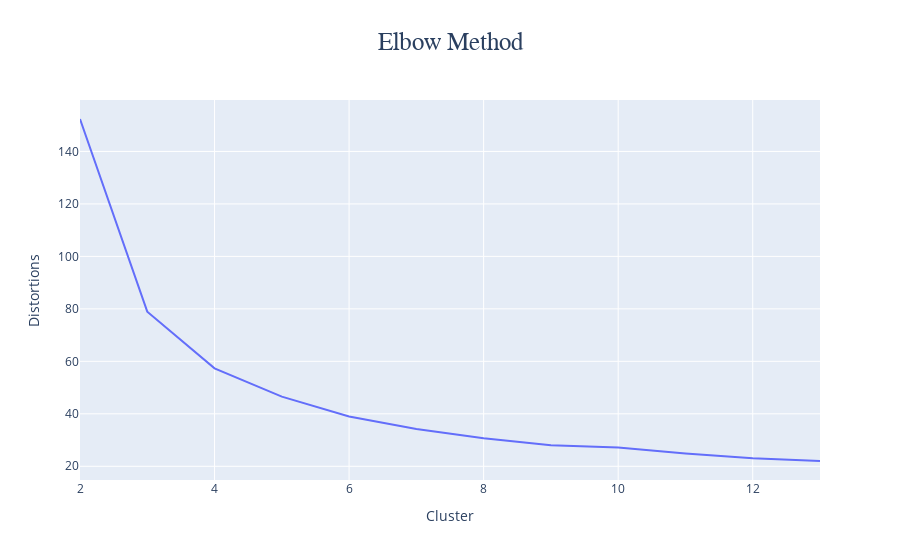

This figure's notebook cell:
### Code cell
px.line(elbow,
        x ='Cluster',
        y='Distortions',
        title = {'text':'Elbow Method',
                 'x':0.5,
                 'font':{'family': "Franklin Gothic",'size':25}
                }
       )

### Figure 1 — Plotly figure (JSON) as saved in the notebook; plotly's stock layout.template omitted (floating-point values rounded to 4 significant figures)
{"data": [{"hovertemplate": "Cluster=%{x}<br>Distortions=%{y}<extra></extra>", "legendgroup": "", "line": {"color": "#636efa", "dash": "solid"}, "mode": "lines", "name": "", "showlegend": false, "type": "scatter", "x": [2, 3, 4, 5, 6, 7, 8, 9, 10, 11, 12, 13], "xaxis": "x", "y": [152.4, 78.94, 57.32, 46.54, 38.96, 34.2, 30.69, 28.04, 27.14, 24.89, 23.02, 22.02], "yaxis": "y"}], "layout": {"legend": {"tracegroupgap": 0}, "title": {"font": {"family": "Franklin Gothic", "size": 25}, "text": "Elbow Method", "x": 0.5}, "xaxis": {"anchor": "y", "domain": [0, 1], "title": {"text": "Cluster"}}, "yaxis": {"anchor": "x", "domain": [0, 1], "title": {"text": "Distortions"}}}}
